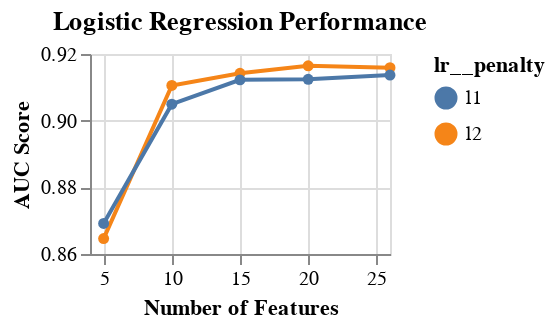

Notebook source saved alongside this figure:
### Code cell
plot_lr(results_lr)

### Figure 1 — Vega-Lite specification as saved in the notebook (floating-point values rounded to 4 significant figures)
{"$schema": "https://vega.github.io/schema/vega-lite/v2.6.0.json", "config": {"view": {"height": 300, "width": 400}}, "data": {"name": "data-975406dc5a8e2c9e8a575d9fd97d86b7"}, "datasets": {"data-975406dc5a8e2c9e8a575d9fd97d86b7": [{"fselector__k": 20, "lr__penalty": "l2", "max_score": 0.9908, "mean_score": 0.9165, "min_score": 0.8467, "std_score": 0.04719}, {"fselector__k": 26, "lr__penalty": "l2", "max_score": 0.9886, "mean_score": 0.9159, "min_score": 0.8467, "std_score": 0.04769}, {"fselector__k": 15, "lr__penalty": "l2", "max_score": 0.9886, "mean_score": 0.9142, "min_score": 0.8421, "std_score": 0.04769}, {"fselector__k": 26, "lr__penalty": "l1", "max_score": 0.9863, "mean_score": 0.9137, "min_score": 0.833, "std_score": 0.05067}, {"fselector__k": 20, "lr__penalty": "l1", "max_score": 0.9863, "mean_score": 0.9124, "min_score": 0.833, "std_score": 0.05015}, {"fselector__k": 15, "lr__penalty": "l1", "max_score": 0.9863, "mean_score": 0.9122, "min_score": 0.8341, "std_score": 0.04953}, {"fselector__k": 10, "lr__penalty": "l2", "max_score": 0.9771, "mean_score": 0.9106, "min_score": 0.833, "std_score": 0.04662}, {"fselector__k": 10, "lr__penalty": "l1", "max_score": 0.9828, "mean_score": 0.9049, "min_score": 0.8089, "std_score": 0.05609}, {"fselector__k": 5, "lr__penalty": "l1", "max_score": 0.9542, "mean_score": 0.8692, "min_score": 0.7895, "std_score": 0.05244}, {"fselector__k": 5, "lr__penalty": "l2", "max_score": 0.9542, "mean_score": 0.8646, "min_score": 0.7826, "std_score": 0.05462}]}, "encoding": {"color": {"field": "lr__penalty", "type": "nominal"}, "x": {"field": "fselector__k", "title": "Number of Features", "type": "quantitative"}, "y": {"field": "mean_score", "scale": {"zero": false}, "title": "AUC Score", "type": "quantitative"}}, "height": 100, "mark": {"point": true, "type": "line"}, "title": "Logistic Regression Performance", "width": 150}
